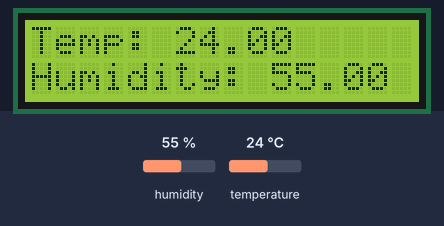
Bench run of a sketch on a simulated ESP32. Shown: 16×2 character LCD. The test bench sets the inputs (shaded band); at power-on: humidity 55 %, temperature 24 °C. WiFi joins after 1.5 s; servers stay silent unless stated; web services answer with replies made up by the test bench; what the sketch prints to the serial monitor is not drawn.

Above: at 3.0 s.
3.1 s: humidity set to 22 %
At 5.7 s:
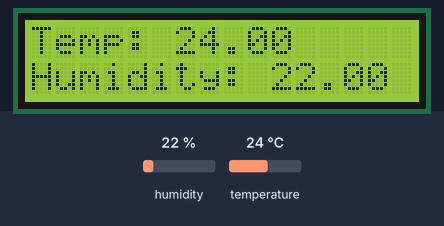
5.8 s: temperature set to 12 °C
At 8.1 s:
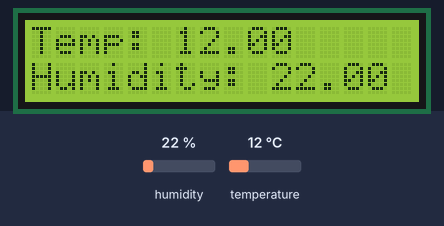
8.2 s: humidity set to 40 %
At 10.6 s:
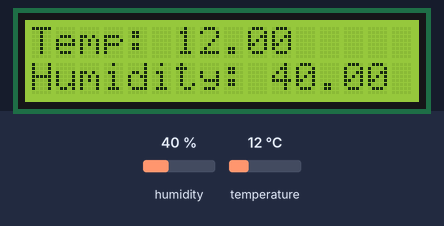
10.7 s: temperature set to 19 °C
At 13.5 s:
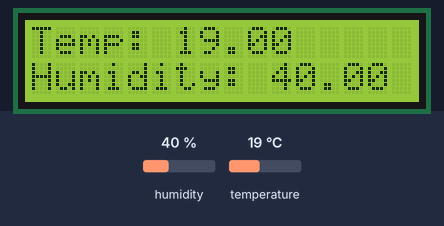
Timing chart, 0 to 14.2 s (numbered marks = the images above; inputs shaded):
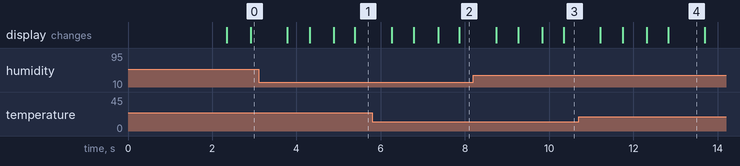

The sketch:

sketch_dec15a.ino
```cpp
#include <Arduino.h>
// LCD Library
#include<LiquidCrystal.h>
#if defined(ESP32)
#include <WiFi.h>
#elif defined(ESP8266)
#include <ESP8266WiFi.h>
#endif
#include <HTTPClient.h>

#include <ESPmDNS.h>
#include <WiFiClient.h>
//#include <BlynkSimpleEsp32.h>
#include <WebServer.h>
#include <Firebase_ESP_Client.h>
#include <DHT.h>


#define DHTPIN 27 //Connect Out pin to D2 in NODE MCU
#define DHTTYPE DHT11
WebServer server(80);
DHT dht(DHTPIN, DHTTYPE);


char ssid[] = "RedmiK50i";  // type your wifi name
char pass[] = "bocho1234";  // type your wifi password

//IFTTT Variables
String ifttt_server = "http://maker.ifttt.com";
String eventName = "temp_data";
String IFTTT_Key = "glkEyPRHsZIwc5ashYk5Ogke1LpRnmWjhKmiRBMLkZU";
String IFTTTUrl = "https://maker.ifttt.com/trigger/temp_data/with/key/glkEyPRHsZIwc5ashYk5Ogke1LpRnmWjhKmiRBMLkZU";

int value1;
int value2;

//LCD
LiquidCrystal lcd(22,21,5,18,23,19);

//Provide the token generation process info.
#include "addons/TokenHelper.h"
//Provide the RTDB payload printing info and other helper functions.
#include "addons/RTDBHelper.h"

// Insert your network credentials
#define WIFI_SSID "NEBULA"
#define WIFI_PASSWORD "Varun2325"

// Insert Firebase project API Key
#define API_KEY "AIzaSyCnfS_Y9g7MUjO4rs45Vmv94olJoS0PpNI"

// Insert RTDB URLefine the RTDB URL */
#define DATABASE_URL "https://innovolt-7c863-default-rtdb.asia-southeast1.firebasedatabase.app/"

//Define Firebase Data object
FirebaseData fbdo;

FirebaseAuth auth;
FirebaseConfig config;

unsigned long sendDataPrevMillis = 0;
int count = 0;
int intValue;
float floatValue;
bool signupOK = false;

void setup(){
  Serial.begin(115200);
  WiFi.begin(WIFI_SSID, WIFI_PASSWORD);
  Serial.print("Connecting to Wi-Fi");
  while (WiFi.status() != WL_CONNECTED){
    Serial.print(".");
    delay(300);


  dht.begin();
  WiFi.mode(WIFI_STA);
  WiFi.begin(ssid, pass);
  Serial.println("");


   while (WiFi.status() != WL_CONNECTED) {
    delay(500);
    Serial.print(".");
  }

   // Print local IP address and start web server
  Serial.println("");
  Serial.println("WiFi connected.");
  Serial.println("IP address: ");
  Serial.println(WiFi.localIP());
  server.begin();

    if (MDNS.begin("esp32")) {
    Serial.println("MDNS responder started");
  }
  server.on("/", handleRoot);

  server.begin();
  Serial.println("HTTP server started");

  }

  Serial.println();
  Serial.print("Connected with IP: ");
  Serial.println(WiFi.localIP());
  Serial.println();


  /* Assign the api key (required) */
  config.api_key = "AIzaSyCnfS_Y9g7MUjO4rs45Vmv94olJoS0PpNI";

  /* Assign the RTDB URL (required) */
  config.database_url = "https://innovolt-7c863-default-rtdb.asia-southeast1.firebasedatabase.app/";


  /* Sign up */
  if (Firebase.signUp(&config, &auth, "", "")){
    Serial.println("ok");
    signupOK = true;
  }
  else{
    Serial.printf("%s\n", config.signer.signupError.message.c_str());
  }

  /* Assign the callback function for the long running token generation task */
  config.token_status_callback = tokenStatusCallback; //see addons/TokenHelper.h

  Firebase.begin(&config, &auth);
  Firebase.reconnectWiFi(true);


}

void handleRoot(){
  char msg[1500];

  snprintf(msg, 1500,
  "<html>\
  <head>\
    <meta http-equiv='refresh' content='4'/>\
    <meta name='viewport' content='width=device-width, initial-scale=1'>\
    <link rel='stylesheet' href='https://use.fontawesome.com/releases/v5.7.2/css/all.css' integrity='sha384-fnmOCqbTlWIlj8LyTjo7mOUStjsKC4pOpQbqyi7RrhN7udi9RwhKkMHpvLbHG9Sr' crossorigin='anonymous'>\
    <title>ESP32 DHT Server</title>\
    <style>\
    html { font-family: Arial; display: inline-block; margin: 0px auto; text-align: center;}\
    h2 { font-size: 3.0rem; }\
    p { font-size: 3.0rem; }\
    .units { font-size: 1.2rem; }\
    .dht-labels{ font-size: 1.5rem; vertical-align:middle; padding-bottom: 15px;}\
    </style>\
  </head>\
  <body>\
      <h2>ESP32 DHT Server!</h2>\
      <p>\
        <i class='fas fa-thermometer-half' style='color:#ca3517;'></i>\
        <span class='dht-labels'>Temperature</span>\
        <span>%.2f</span>\
        <sup class='units'>&deg;C</sup>\
      </p>\
      <p>\
        <i class='fas fa-tint' style='color:#00add6;'></i>\
        <span class='dht-labels'>Humidity</span>\
        <span>%.2f</span>\
        <sup class='units'>&percnt;</sup>\
      </p>\
  </body>\
</html>",
           readDHTTemperature(), readDHTHumidity()
          );
  server.send(200, "text/html", msg);
}


void sendSensor()
{
  float humidity = dht.readHumidity();
  float temperature = dht.readTemperature(); // or dht.readTemperature(true) for Fahrenheit

  if (isnan(humidity) || isnan(temperature)) {
    Serial.println("Failed to read from DHT sensor!");
    return;
  }
}


float readDHTTemperature() {
  // Sensor readings may also be up to 2 seconds
  // Read temperature as Celsius (the default)
  float temperature = dht.readTemperature();
  if (isnan(temperature)) {
    Serial.println("Failed to read from DHT sensor!");
    return -1;
  }
  else {
    Serial.println(temperature);
    return temperature;
  }
}

float readDHTHumidity() {
  // Sensor readings may also be up to 2 seconds
  float humidity = dht.readHumidity();
  if (isnan(humidity)) {
    Serial.println("Failed to read from DHT sensor!");
    return -1;
  }
  else {
    Serial.println(humidity);
    return humidity;
  }
}

void loop(){

  value1 = dht.readHumidity();
  value2 = dht.readTemperature();
  Serial.println("Value 1:");
  Serial.println(value1);
  Serial.println("Value 2:");
  delay(300);
//    sendDataToEmail();
  sendDataToSheet();

  server.handleClient();
  delay(2);//allow the cpu to switch to other tasks
  lcdDisplay();

  if (Firebase.ready() && signupOK && (millis() - sendDataPrevMillis > 1500 || sendDataPrevMillis == 0)){
    sendDataPrevMillis = millis();
    // Write an Int number on the database path test/int
    /* TEST INT IS THE INTEGER WHICH IS SAVED*/
    if (Firebase.RTDB.setInt(&fbdo, "Station/Temperature", readDHTTemperature())){  /* COUNT IS THE VARIABLE , THE VALUE STORES IN THIS IS GETTING PASSED IN THE DATABASE PATH*/
      Serial.println("PASSED");
      Serial.println("PATH: " + fbdo.dataPath());
      Serial.println("TYPE: " + fbdo.dataType());
    }
    else {
      Serial.println("FAILED");
      Serial.println("REASON: " + fbdo.errorReason());
    }
    count++;

    // Write an Float number on the database path test/float
    if (Firebase.RTDB.setInt(&fbdo, "Station/Humidity", readDHTHumidity())){
      Serial.println("PASSED");
      Serial.println("PATH: " + fbdo.dataPath());
      Serial.println("TYPE: " + fbdo.dataType());
    }
    else {
      Serial.println("FAILED");
      Serial.println("REASON: " + fbdo.errorReason());
    }
  }
}

void sendDataToSheet(void){
  String url = ifttt_server + "/trigger/" + eventName + "/with/key/" + IFTTT_Key + "?value1=" + String((int)value1) + "&value2=" + String((int)value2);
  Serial.print(url);

  HTTPClient http;
  Serial.print("[HTTP] begin...\n");
  http.begin(url);
  Serial.print("[HTTP] GET...\n");
  int httpCode = http.GET();
  if(httpCode > 0){
    Serial.printf("[HTTP] GET... code: %d\n", httpCode);
    if(httpCode == HTTP_CODE_OK){
      String payload = http.getString();
      Serial.println(payload);
    }
  }else{
    Serial.printf("[HTTP] GET... failed, %s", http.errorToString(httpCode).c_str());
  }
  http.end();
}

void lcdDisplay(void){
lcd.begin(16,2);
lcd.clear();
delay(500);
  lcd.setCursor(0,0);
  lcd.print("Temp: ");
  lcd.print(dht.readTemperature());

  lcd.setCursor(0,1);
  lcd.print("Humidity: ");
  lcd.print(dht.readHumidity());
}


void sendDataToEmail(void){
  String url2 = ifttt_server + "/triger/email_send" + "/with/key/" + IFTTT_Key + "?value1=" + String(value1) + "&value2=" + String(value2);
  Serial.print(url2);
  delay(1000);

  HTTPClient http;
  Serial.print("[HTTP] begin...\n");
  http.begin(url2);
  Serial.print("[HTTP] GET...\n");
  int httpCode = http.GET();
  if(httpCode > 0){
    Serial.printf("[HTTP] GET... code: %d\n", httpCode);
    if(httpCode == HTTP_CODE_OK){
      String payload = http.getString();
      Serial.println(payload);
    }
  }else{
    Serial.printf("[HTTP] GET... failed, %s", http.errorToString(httpCode).c_str());
  }
  http.end();
}
```

Measured:
- after the input at 3.1 s, the display: first differs from a run without the input after 1.2 s (image 1)
- after the input at 5.8 s, the display: first differs from a run without the input after 0.99 s (image 2)
- after the input at 8.2 s, the display: first differs from a run without the input after 1.1 s (image 3)
- what the display in image 4 shows lasts 0.9 s, from 12.8 s to 13.7 s
